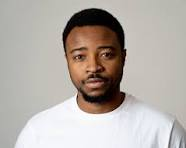
#> input picture CV_Sources/face.png, 186 x 148 px, found by its file name
$ python ex27.py
#> lines starting #> are read from the running program, lines starting #| are printed output that depends on the picture; after the words box and inside, x2 and y2 are one past the last pixel; in counts of white or black regions, pixels touching at a corner belong together
import cv2

def detect_faces(image_path):
    img = cv2.imread(image_path)
#> img is the input picture: shape (148, 186, 3); mean B, G, R 167.5, 173.5, 180.8

    gray = cv2.cvtColor(img, cv2.COLOR_BGR2GRAY)
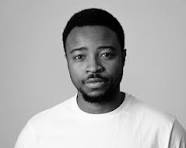
#> gray: shape (148, 186); min 0, max 255, mean 175

    face_cascade = cv2.CascadeClassifier(cv2.data.haarcascades + 'haarcascade_frontalface_default.xml')

    faces = face_cascade.detectMultiScale(
        gray,
        scaleFactor=1.1,
        minNeighbors=5,
        minSize=(30, 30)
    )
#> faces = [[61, 29, 66, 66]]

    for (x, y, w, h) in faces:
        cv2.rectangle(img, (x, y), (x + w, y + h), (255, 0, 0), 2)
#> this loop made 1 pass
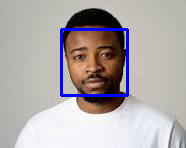
#> img: shape (148, 186, 3); 2.86% of pixels changed, all inside (x1, y1, x2, y2) = (60, 28, 129, 97)

    print(f'Found {len(faces)} faces!')
#| Found 1 faces!

    cv2.imshow('Detected Faces', img)
    cv2.waitKey(0)
    cv2.destroyAllWindows()


if __name__ == "__main__":
    image_path = r"/Users/saagar/Documents/clgg/Course Docs/computer vision/face.png"
    detect_faces(image_path)
